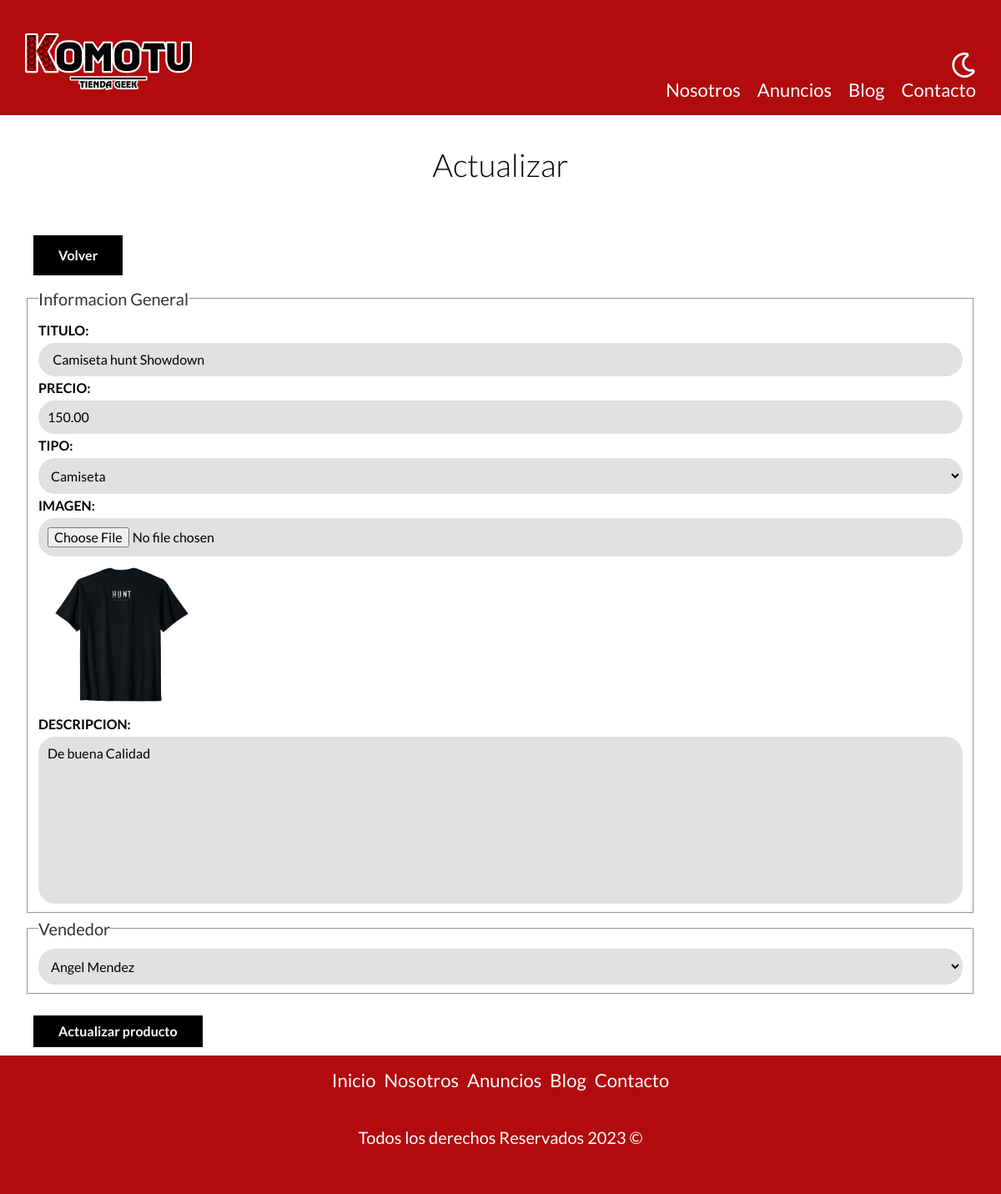
/admin/articulos/actualizar.php?id=47, run on the app's committed database.
### tables this page shows
CREATE TABLE `vendedores_has_productos` (
  `vendedores_id` int NOT NULL,
  `productos_id` int NOT NULL,
  PRIMARY KEY (`vendedores_id`,`productos_id`),
  KEY `fk_vendedores_has_productos_productos1_idx` (`productos_id`),
  KEY `fk_vendedores_has_productos_vendedores_idx` (`vendedores_id`),
  CONSTRAINT `fk_vendedores_has_productos_productos1` FOREIGN KEY (`productos_id`) REFERENCES `productos` (`id`),
  CONSTRAINT `fk_vendedores_has_productos_vendedores` FOREIGN KEY (`vendedores_id`) REFERENCES `vendedores` (`id`)
);

CREATE TABLE `productos` (
  `id` int NOT NULL AUTO_INCREMENT,
  `titulo` varchar(45) DEFAULT NULL,
  `precio` decimal(10,2) DEFAULT NULL,
  `imagen` varchar(200) DEFAULT NULL,
  `descripcion` longtext,
  `creado` date DEFAULT NULL,
  `tipo_id` int NOT NULL,
  PRIMARY KEY (`id`),
  KEY `fk_productos_tipo1_idx` (`tipo_id`),
  CONSTRAINT `fk_productos_tipo1` FOREIGN KEY (`tipo_id`) REFERENCES `tipo` (`id`)
);

CREATE TABLE `vendedores` (
  `id` int NOT NULL AUTO_INCREMENT,
  `nombre` varchar(45) DEFAULT NULL,
  `apellido` varchar(45) DEFAULT NULL,
  `telefono` varchar(45) DEFAULT NULL,
  `ci` varchar(45) DEFAULT NULL,
  PRIMARY KEY (`id`),
  UNIQUE KEY `ci_UNIQUE` (`ci`)
);

### admin/articulos/actualizar.php (the view, shortened to what this page needs)
<?php
    $id= $_GET["id"];
    $id= filter_var($id, FILTER_VALIDATE_INT);
   $db= conectarDB();
   $consultaproducto = "SELECT p.id, p.titulo, p.precio, p.imagen, p.descripcion, p.creado, p.tipo_id, vh.vendedores_id
   FROM productos p
   INNER JOIN vendedores_has_productos vh ON p.id = vh.productos_id
   WHERE p.id = {$id}";
$resultadoConsultaproducto = mysqli_query($db, $consultaproducto);
   $consultaVendedores = "SELECT * FROM vendedores";
   $consultaTipos = "SELECT * FROM tipo";
   $resultadoConsultaTipos=mysqli_query($db, $consultaTipos);
   $resultadoConsultaVendedores=mysqli_query($db, $consultaVendedores);
$producto = mysqli_fetch_assoc($resultadoConsultaproducto);
$titulo = $producto["titulo"];
$precio = $producto["precio"];
$descripcion = $producto["descripcion"];
$tipoID = $producto["tipo_id"];
$vendedorID = $producto["vendedores_id"];
$imagenproducto= $producto["imagen"];
?>
            <main class="contenedor">
                <h1>Actualizar</h1>
            <a href="../" class="boton boton__negro-inline">Volver</a>
            <form  class="formulario" method="POST" enctype="multipart/form-data">
                <fieldset>
                    <legend>Informacion General</legend>
                    <label for="titulo">Titulo:</label>
                    <input type="text" id="titulo" name="titulo" placeholder="Titulo producto" value=" <?php echo $titulo; ?>" maxlength="40">
                    <label for="precio">Precio:</label>
                    <input type="number" id="precio" placeholder="precio" name="precio" min="1" value="<?php echo $precio; ?>"
                    oninput="javascript: if (this.value.length > this.maxLength) this.value = this.value.slice(0, this.maxLength);"
                        type = "number"
                        maxlength = "6"  >
                    <label for="tipo">Tipo:</label>
                    <select id="tipo" name="tipo">
                    <?php while ($tipo=mysqli_fetch_assoc($resultadoConsultaTipos)): ?>
                            <option  <?php echo $tipoID===$tipo["id"] ? "selected" : ""; ?>
                            value="<?php echo $tipo["id"]; ?>"><?php echo $tipo["nombre_tipo"] = ucwords($tipo["nombre_tipo"]);
                             ?>
                            </option>
                        <?php endwhile; ?>
                    </select>
                    <label for="imagen">Imagen:</label>
                    <input type="file" id="imagen" accept="image/jpeg, image/png" name="imagen">
                    <img src="/komotu/imagenes/<?php echo $imagenproducto; ?>.jpg" class="imagen-small" alt="">
                    <label for="descripcion">descripcion:</label>
                    <textarea  id="descripcion" name="descripcion"  maxlength="200"><?php echo $descripcion; ?></textarea>
                </fieldset>
                <fieldset>
                    <legend>Vendedor</legend>
                <select name="vendedor">
                    <?php while ($vendedor=mysqli_fetch_assoc($resultadoConsultaVendedores)): ?>
                            <option  <?php echo $vendedorID===$vendedor["id"] ? "selected" : ""; ?>
                            value="<?php echo $vendedor["id"];?>">
                            <?php echo $vendedor["nombre"]. " " . $vendedor["apellido"]; ?>
                        </option>
                    <?php endwhile; ?>
                </select>
                </fieldset>
                <input type="submit" value="Actualizar producto" class="boton boton__negro-inline">
            </form>
            </main>

### build/css/app.css (style rules this page uses)
html { -webkit-text-size-adjust:100%;line-height:1.15 }
body { margin:0 }
main { display:block }
h1 { font-size:2em;margin:.67em 0 }
a { background-color:transparent }
img { border-style:none }
button,input,optgroup,select,textarea { font-family:inherit;font-size:100%;line-height:1.15;margin:0 }
button,input { overflow:visible }
button,select { text-transform:none }
[type=button],[type=reset],[type=submit],button { -webkit-appearance:button }
fieldset { padding:.35em .75em .625em }
legend { box-sizing:border-box;color:inherit;display:table;max-width:100%;padding:0;white-space:normal }
textarea { overflow:auto }
html { box-sizing:border-box;font-size:62.5% }
*,:after,:before { box-sizing:inherit }
body { font-family:Lato,sans-serif;font-size:1.6rem;line-height:1.8 }
.contenedor { margin:0 auto;max-width:120rem;width:95% }
a { text-decoration:none }
img,picture { display:block;width:100% }
h1,h2,h3 { font-family:Lato,sans-serif;font-weight:300;margin:2.5rem 0;text-align:center }
h1 { font-size:3.8rem }
.boton__negro-inline { background-color:#000;border:none;color:#fff;display:inline-block;font-weight:700;margin:2.5rem 1rem 1rem;padding:1rem 3rem;text-align:center;text-decoration:none }
.formulario legend { color:#333;font-size:2rem }
.formulario label { display:block;font-weight:700;text-transform:uppercase }
.formulario input:not([type=submit]),.formulario option,.formulario select,.formulario textarea { background-color:#e1e1e1;border:1px solid #e1e1e1;border-radius:2rem;display:block;padding:1rem;width:100% }
.formulario textarea { height:20rem;resize:none }
.imagen-small { width:20rem }

### data on the page
vendedores_has_productos: titulo "Camiseta hunt Showdown", precio "150.00", productos.imagen (picture), descripcion "De buena Calidad", vendedor "Angel Mendez"
productos: tipo "Camiseta"
